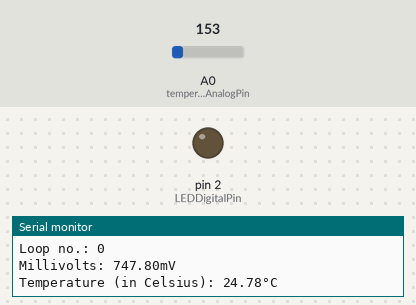
Bench run of a sketch on a simulated Arduino Uno, built with avr-gcc and run on an emulated ATmega328P. Parts: output pins drawn as LEDs (lit = HIGH), the last lines printed to the serial monitor. The inputs (shaded band) are chosen by the test bench; at power-on: A0 (temperatureAnalogPin) = 153.

Above: at 1.2 s.
1.3 s: A0 (temperatureAnalogPin) set to 165
At 2.6 s:
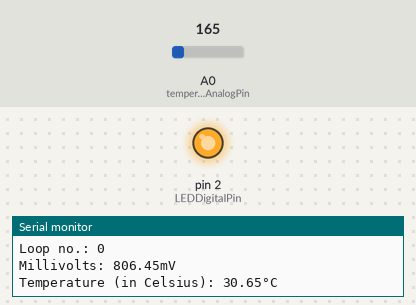
2.9 s: A0 (temperatureAnalogPin) set to 133
At 3.4 s:
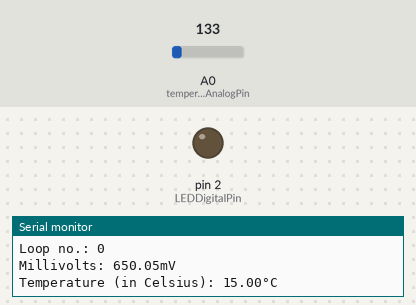
4.5 s: A0 (temperatureAnalogPin) set to 175
At 5.2 s:
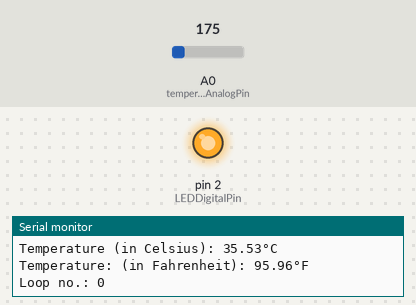
Timing chart, 0 to 7.5 s (numbered marks = the images above; inputs shaded):
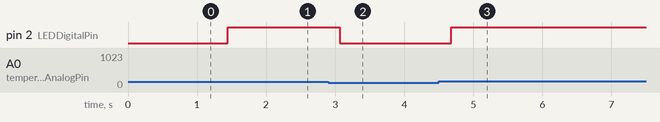

The sketch:

main.ino
```cpp
int brightness = 255/2; // base brightness value of the LED @ base temperature
int loopCounter = 0; // count the number of times the program has displayed results

// THE VALUES BELOW CAN BE CHANGED IN ACCORDANCE TO YOUR SETUP/ENVIRONMENT!
int temperatureAnalogPin = A0; // analog pin used for the VOUT (Analog Voltage Output) pin
int LEDDigitalPin = 2; // digital PWM (Pusle Width Modulation) pin used for providing fluctuating power to the LED
float baseTempInCelsius = 25; // the base temperature of the environment the temperature is in
// THE VALUES ABOVE CAN BE CHANGED IN ACCORDANCE TO YOUR SETUP/ENVIRONMENT!

void setup() {
    pinMode(2, OUTPUT);
    Serial.begin(9600);
}

void loop() {
    Serial.print("\nLoop no.: " + String(loopCounter));
    int temperatureAnalogValue = analogRead(temperatureAnalogPin);
    float mV = calculate_mV(temperatureAnalogValue);
    float celsiusTemperature = calculateTemperatureInCelsius(mV);
    LEDFluctuation(celsiusTemperature);
    displayTemperature(mV, celsiusTemperature);
}
// the results are displayed continuosly to prevent possible abruptchange in LED brightness

float calculate_mV(int temperatureAnalogValue) {
    return temperatureAnalogValue * 5.0 * 1000 / 1023;
    // 5V reference, 1000 mV = 1V, 1023 possible analog-to-digit converter (ADC) values (excluding 0 from 2^10 possible values).
}

float calculateTemperatureInCelsius(float mV) {
    return (mV - 500) / 10;
    // 500 mV offset because in the datasheet, the analog pin releases 750 mV at 25 degrees Celsius
    // and provides an additional 10 mV per 1 degree Celsius (750mV - (25 degrees celsius * 10 mV per celsius) = 500mV offset)
    // (in accordance of the datasheet provided for TMP 36GZ)
}

float calculateTemperatureInFahrenheit(float celsius) {
    return (celsius * 1.8) + 32;
}

void LEDFluctuation(float newTempInCelsius) {
    analogWrite(LEDDigitalPin, brightness);
    brightness = (int) ((255/2) + 6.375 * (newTempInCelsius - baseTempInCelsius));

    // This program assumes a maximum fluctuation of +/- 20 degrees Celsius to better display the fluctuation of temperature
    // the coefficient of 6.375 is calculated within the LEDBrightnessFluctuation.img file
}

void displayTemperature(float mV, float celsiusTemperature) {
    float fahrenheitTemperature = calculateTemperatureInFahrenheit(celsiusTemperature);
    Serial.print("\nMillivolts: " + String(mV));
    Serial.println("mV");
    Serial.print("Temperature (in Celsius): " + String(celsiusTemperature));
    Serial.println("\u00B0C");
    Serial.print("Temperature: (in Fahrenheit): " + String(fahrenheitTemperature));
    Serial.println("\u00B0F");
    // P.S.: Formatting strings in Arduino is a pain, apologies for the verbosity of code :(
}
```

Measured:
- the behaviour switches between 153 and 154 on A0 (temperatureAnalogPin) (found by bisection; images 0 and 1)
- after the input at 1.3 s, pin 2 (LEDDigitalPin): LOW → HIGH after 0.15 s
- after the input at 2.9 s, pin 2 (LEDDigitalPin): HIGH → LOW after 0.16 s
- after the input at 4.5 s, pin 2 (LEDDigitalPin): LOW → HIGH after 0.18 s
